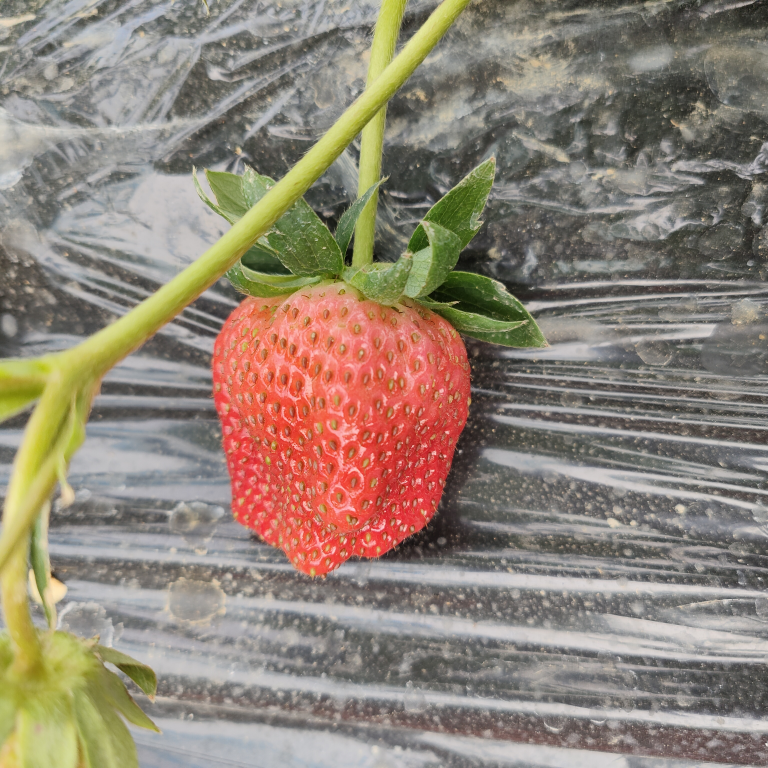
#> input picture 1.jpg, 3072 x 3072 px (shown at 1/4 size)
$ python -i utils.py   (imports and definitions only)
#> lines starting #> are read from the running program, lines starting #| are printed output that depends on the picture; after the words box and inside, x2 and y2 are one past the last pixel; in counts of white or black regions, pixels touching at a corner belong together
#> further down, picture is the input picture: shape (3072, 3072, 3); mean B, G, R 118.1, 132, 144.3
from copy import deepcopy
from typing import List
import cv2
import matplotlib.pyplot as plt
import numpy as np


def find_reddest_pixel(_image) -> List:
    """
    找到图像中红色最亮的点作为要分割的主体的中心点(只关心一个物体的分割)
    """
    # 将图像从BGR颜色空间转换为HSV颜色空间
    hsv_image = cv2.cvtColor(_image, cv2.COLOR_BGR2HSV)
#> hsv_image: shape (3072, 3072, 3); mean H, S, V 46.1, 44.6, 146.5

    lower_red = cv2.inRange(hsv_image, (0, 100, 100), (30, 255, 255))
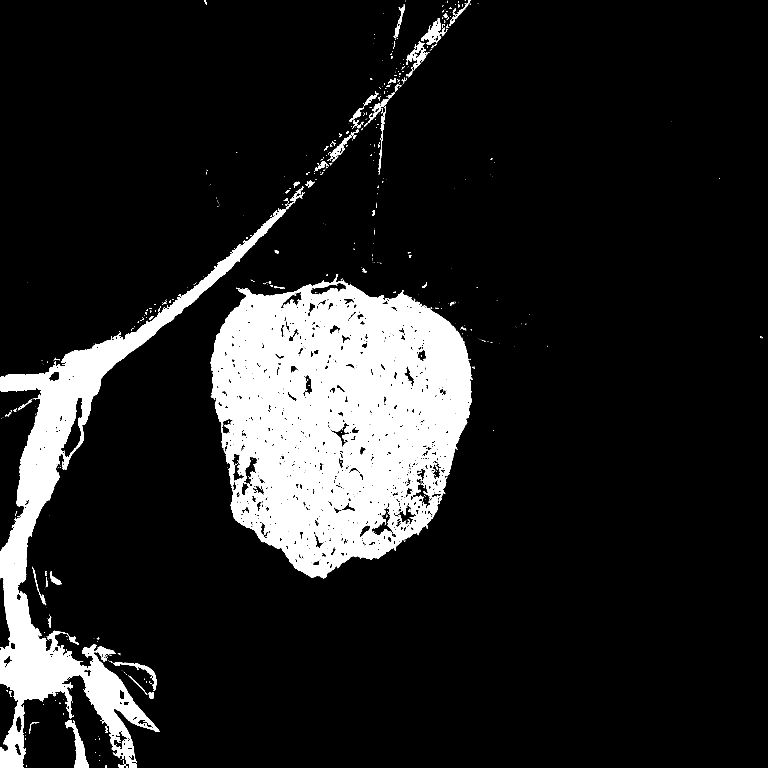
#> lower_red: shape (3072, 3072) (shown at 1/4 size); 12.8% white; 998 white regions (824 under 20 px), largest, box (x1, y1, x2, y2) and area: (843, 1098, 1890, 2314) 835870, (0, 836, 1146, 3072) 330993, (266, 2880, 354, 3072) 5757
    upper_red = cv2.inRange(hsv_image, (150, 100, 100), (180, 255, 255))
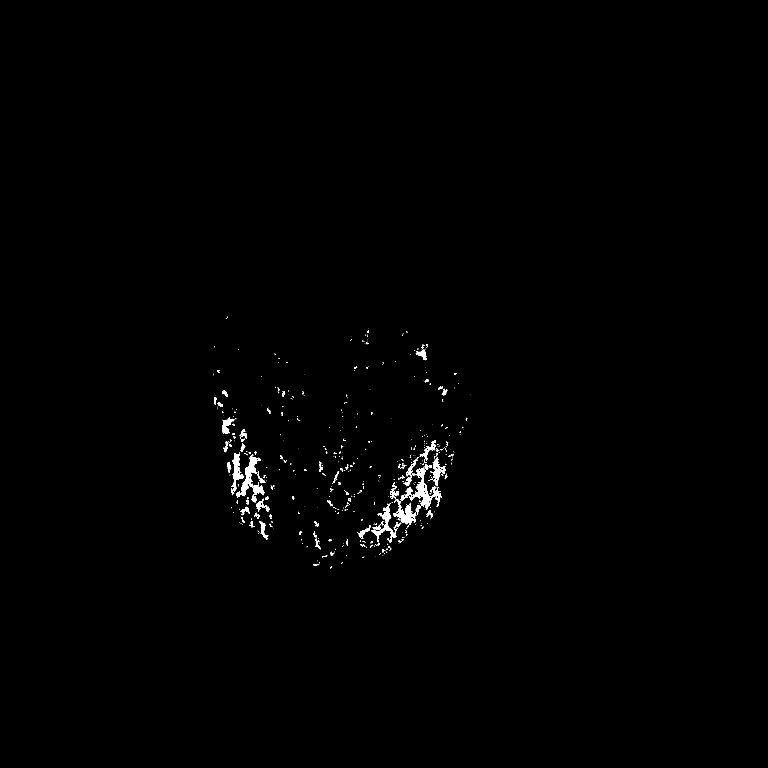
#> upper_red: shape (3072, 3072) (shown at 1/4 size); 0.46% white; 724 white regions (558 under 20 px), largest, box (x1, y1, x2, y2) and area: (1636, 1870, 1767, 2038) 5176, (964, 1818, 1058, 1984) 4888, (1486, 2015, 1586, 2170) 3102
    mask_red = cv2.bitwise_or(lower_red, upper_red)
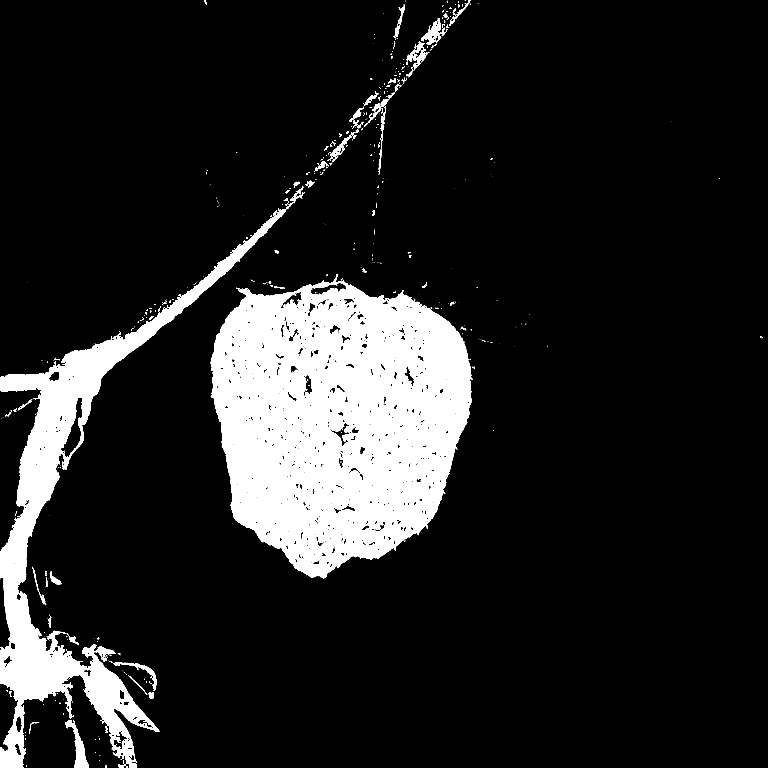
#> mask_red: shape (3072, 3072) (shown at 1/4 size); 13.2% white; 822 white regions (661 under 20 px), largest, box (x1, y1, x2, y2) and area: (843, 1098, 1890, 2314) 880409, (0, 836, 1146, 3072) 330993, (266, 2880, 354, 3072) 5757
    # print(type(mask_red))

    # red_image = cv2.bitwise_and(_image, _image, mask=mask_red)

    moments = cv2.moments(mask_red)
#> moments = moments, m00 318570480, centre m10/m00, m01/m00 = (1059.1, 1781.8)
    centroid_x = int(moments["m10"] / moments["m00"])
#> centroid_x = 1059
    centroid_y = int(moments["m01"] / moments["m00"])
#> centroid_y = 1781

    reddest_pixel = [centroid_x, centroid_y]
#> reddest_pixel = [1059, 1781]
    return reddest_pixel


def show_points(coords, labels, ax, marker_size=375):
    """
    在画布上显示正负点的坐标
    """
    pos_points = coords[labels == 1]
    neg_points = coords[labels == 0]
    ax.scatter(
        pos_points[:, 0],
        pos_points[:, 1],
        color="green",
        marker="*",
        s=marker_size,
        edgecolor="white",
        linewidth=1.25,
    )
    ax.scatter(
        neg_points[:, 0],
        neg_points[:, 1],
        color="red",
        marker="*",
        s=marker_size,
        edgecolor="white",
        linewidth=1.25,
    )


def save_mask(mask, save_path, random_color=False):
    if random_color:
        color = np.concatenate([np.random.random(3), np.array([0.6])], axis=0)
    else:
        color = np.array([220, 20, 60])
    h, w = mask.shape[-2:]

    mask_image = mask.reshape(h, w, 1) * color.reshape(1, 1, -1)
    cv2.imwrite(save_path, mask_image)

>>> import cv2
>>> picture = cv2.imread('../1.jpg')
>>> result = find_reddest_pixel(picture)
#> result = [1059, 1781]

$ run again, on 裁剪.jpg
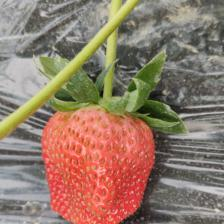
#> input picture 裁剪.jpg, 224 x 224 px
#> picture is the input picture: shape (224, 224, 3); mean B, G, R 105.7, 122.2, 146.7
#> hsv_image: shape (224, 224, 3); mean H, S, V 38.3, 64.7, 149.4
#> in find_reddest_pixel, `lower_red = cv2.inRange(hsv_image, (0, 100, 100), (30, 255, 255))`:
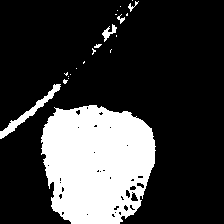
#> lower_red: shape (224, 224); 23% white; 21 white regions (15 under 20 px), largest, box (x1, y1, x2, y2) and area: (41, 105, 156, 224) 10803, (0, 84, 61, 139) 489, (102, 24, 117, 42) 102, (128, 1, 139, 12) 36, (117, 14, 125, 24) 32, (94, 44, 102, 48) 21
#> upper_red: shape (224, 224); 0.62% white in thin lines or dots, all inside (x1, y1, x2, y2) = (42, 127, 154, 220)
#> in find_reddest_pixel, `mask_red = cv2.bitwise_or(lower_red, upper_red)`:
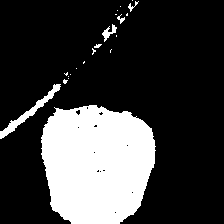
#> mask_red: shape (224, 224); 23.6% white; 21 white regions (15 under 20 px), largest, box (x1, y1, x2, y2) and area: (41, 105, 156, 224) 11115, (0, 84, 61, 139) 489, (102, 24, 117, 42) 102, (128, 1, 139, 12) 36, (117, 14, 125, 24) 32, (94, 44, 102, 48) 21
#> moments = moments, m00 3023280, centre m10/m00, m01/m00 = (93.92, 158.6)
#> centroid_x = 93
#> centroid_y = 158
#> reddest_pixel = [93, 158]
